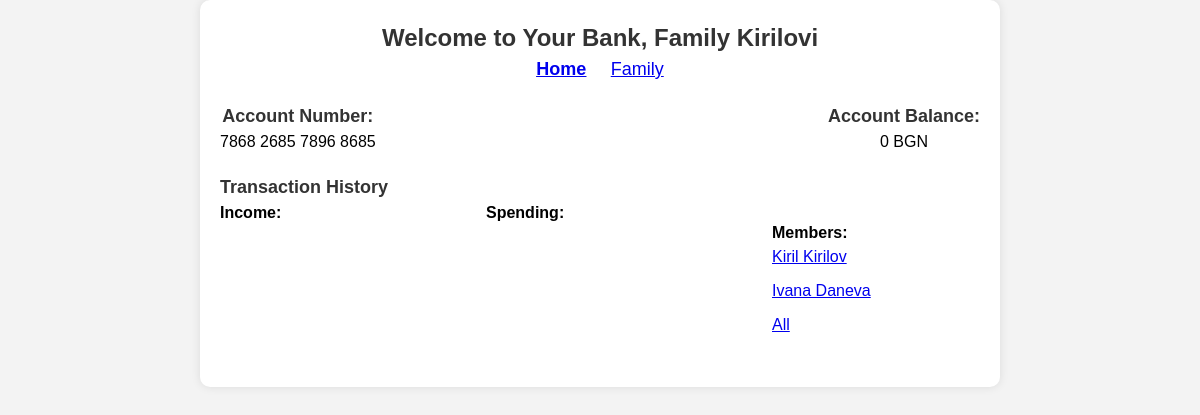
/family/, run on the app's committed database.
### base/models.py (models this page shows, shortened)
class Account(models.Model):
    holder = models.ForeignKey(Customer, on_delete=models.SET_NULL, null=True)
    number = models.CharField(max_length=20)
    amount = models.DecimalField(default=0, max_digits=20, decimal_places=2)
    updated = models.DateTimeField(auto_now=True)
    created = models.DateTimeField(auto_now_add=True)
    members = models.ManyToManyField(Customer, related_name="members", blank=True, null=True)
    type = models.CharField(max_length=20, choices=TYPES, blank=True)
    name = models.CharField(max_length=50, null=True)

class Customer(models.Model):
    name = models.CharField(max_length=200)
    date_of_birth = models.DateTimeField(default=timezone.now)
    personal_number = models.CharField(max_length=15, default="0000000000")
    gender = models.CharField(max_length=20, choices=GENDERS, default="Male")

### base/views.py (the view)
# urls.py: path("family/", views.family_page, name="family"),
def family_page(request):
    q = request.GET.get("q") if request.GET.get("q") is not None else ""
    transactions_i = Transaction.objects.filter(
        person__name__icontains=q
    )
    account = Account.objects.get(name="Kirilovi")
    incomes = Transaction.objects.filter(affected_account=account)
    spending = Transaction.objects.filter(affected_account=account)
    account.amount = set_account_amount(account)
    members = account.members
    context = {"account": account,
               "incomes": incomes,
               "spending": spending,
               "members": members,
               "transactions_i": transactions_i
               }
    return render(request, "family.html", context)

### base/views.py (called while the page is built)
def set_account_amount(account):
    incomes = Transaction.objects.filter(affected_account=account)
    spending = Transaction.objects.filter(affected_account=account)
    amount = 0
    for inc in incomes:
        amount += inc.amount
    for spend in spending:
        amount -= spend.amount
    return amount

### templates/family.html (shortened to what this page needs)
<!DOCTYPE html>
{% load static %}
<html lang="en">
<head>
    <link rel="stylesheet" href="{% static 'styles/style.css' %}">
</head>
<body>
    <div class="container">
        <header>
            <h1>Welcome to Your Bank, Family {{account.name}}</h1>
            <nav class="tabs">
                <ul>
                    <li class="active-tab"><a href="{% url 'home' %}">Home</a></li>
                    <li><a href="{% url 'family' %}">Family</a></li>
                </ul>
            </nav>
        </header>
        <section class="tab-content">
            <div class="tab home-tab active">
                <section class="account-info">
                    <div class="account-details">
                        <h2>Account Number:</h2>
                        <p>{{account.number}}</p>
                    </div>
                    <div class="account-balance">
                        <h2>Account Balance:</h2>
                        <p>{{ account.amount }} BGN</p>
                    </div>
                </section>
                <section class="transaction-history">
                    <h2>Transaction History</h2>
                    <div class="transaction-list">
    <div class="income">
        <p><strong>Income:</strong></p>
    </div>
    <div class="spend">
        <p><strong>Spending:</strong></p>
    </div>
    <div class="members">
        <p><strong>Members:</strong></p>
        <ul>
            {% for member in account.members.all %}
                <li><a href="{% url 'family' %}?q={{member.name}}">{{ member.name }}</a></li>
            {% endfor %}
                <li><a href="{% url 'family' %}">All</a></li>
        </ul>
    </div>
</div>
                </section>
            </div>
        </section>
    </div>
</body>
</html>

### static/styles/style.css (style rules this page uses)
*, *::before, *::after { box-sizing: border-box; }
body, h1, h2, h3, h4, p, figure, blockquote, dl, dd { margin-block-end: 0; }
body { min-height: 100vh; text-rendering: optimizeSpeed; line-height: 1.5; }
a:not([class]) { text-decoration-skip-ink: auto; }
body, h1, h2, p, ul { margin: 0; padding: 0; }
body { font-family: Arial, sans-serif; background-color: #f3f3f3; }
.container { max-width: 800px; margin: 0 auto; background-color: #fff; padding: 20px; border-radius: 10px; box-shadow: 0 0 10px rgba(0, 0, 0, 0.1); }
header { text-align: center; margin-bottom: 20px; }
h1 { font-size: 24px; color: #333; }
.account-info { display: flex; justify-content: space-between; margin-bottom: 20px; }
.account-details, .account-balance { text-align: center; }
h2 { font-size: 18px; color: #333; }
.transaction-history { margin-top: 20px; }
.transaction-list { display: flex; justify-content: space-between; }
.income, .spend { flex: 1; }
ul { list-style: none; }
.tabs { text-align: center; }
.tabs ul { list-style: none; padding: 0; }
.tabs ul li { display: inline; margin: 0 10px; cursor: pointer; font-size: 18px; color: #333; }
.tabs ul li.active-tab { font-weight: bold; text-decoration: underline; }
.tab { display: none; }
.tab.active { display: block; }
.members { float: right; width: 30%; padding: 20px; }
.members ul { list-style: none; padding: 0; }
.members li { margin-bottom: 10px; }

### data on the page
Account: name "Kirilovi", number "7868 2685 7896 8685", amount "0"
Customer: name "Kiril Kirilov"
Customer: name "Ivana Daneva"
